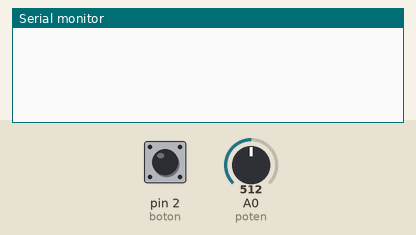
This sketch was run on a simulated Arduino Uno, built with avr-gcc and run on an emulated ATmega328P. On the bench: the last lines printed to the serial monitor. Inputs (shaded band) come from the test bench; at power-on: pin 2 (boton) LOW, A0 (poten) = 512. WiFi joins after 1.5 s; servers stay silent unless stated.

Above: at 2.2 s.
2.3 s: pin 2 (boton) pulled HIGH for 0.15 s
At 3.3 s:
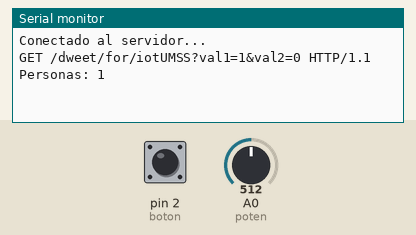
4.1 s: A0 (poten) set to 716
At 6.5 s:
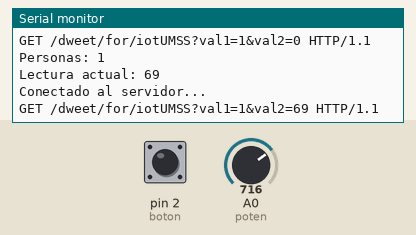
11.7 s: pin 2 (boton) pulled HIGH for 1 s
At 13.9 s:
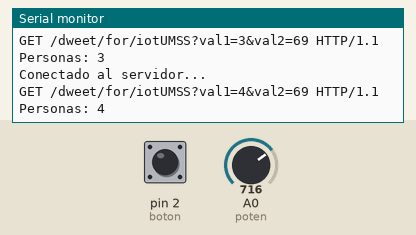
14.2 s: A0 (poten) set to 900
At 15.58 s:
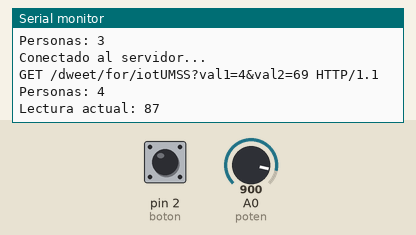
Timing chart, 0 to 16.7 s (numbered marks = the images above; inputs shaded):
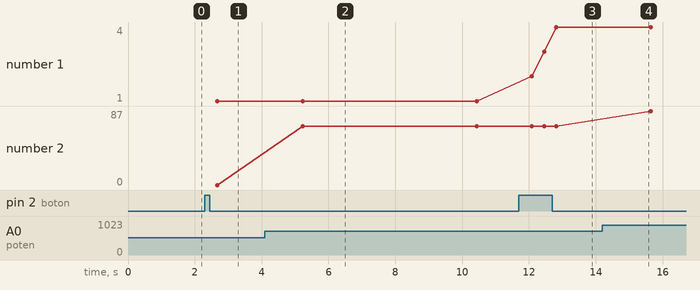

The sketch:

proyecto.ino
```cpp
//Programmer: Edgar E. Mamani A.
//Comunidad Arduino UMSS.
//FCyT - UMSS.


#include <Ethernet.h>
#include <SPI.h>

#define nombreCosa "iotUMSS"
#define poten	A0
#define boton	2

const unsigned long tiempoPot = 10L * 500L;
unsigned long ultimaConexionPot = 0;

byte mac[] = {0XAA, 0XBB, 0XCC, 0XDD, 0XEE, 0XFF};
IPAddress ip(192, 168, 1, 110);
IPAddress serverDns(8, 8, 8, 8);
IPAddress gateway(192, 168, 1, 1);
EthernetClient miCliente;

char miServidor[] = "www.dweet.io";
boolean estBoton;
int estPot = 0;
int contPersonas = 0;

void setup() {
	Serial.begin(9600);
	pinMode(boton, INPUT);
	Ethernet.begin(mac, ip, serverDns, gateway);
	delay(1000);
}

void loop() {

	estBoton = digitalRead(boton);

	if(estBoton){
		delay(150);
		contPersonas++;
		httpPeticion(contPersonas, estPot);
		Serial.println("Personas: " + String(contPersonas));
	}

	if(millis() - ultimaConexionPot > tiempoPot){
		estPot = analogRead(poten);
		estPot = map(estPot, 0, 1023, 0, 100);
		Serial.println("Lectura actual: " + String(estPot));
		httpPeticion(contPersonas, estPot);
		ultimaConexionPot = millis();
	}
}

void httpPeticion(int val1, int val2){
	miCliente.stop();

	if(miCliente.connect(miServidor, 80)){
		Serial.println("Conectado al servidor...");

		String c = "GET /dweet/for/";
		c.concat(nombreCosa);
		c.concat("?val1=");
		c.concat(val1);
		c.concat("&val2=");
		c.concat(val2);
		c.concat(" HTTP/1.1");

		miCliente.println(c);
		miCliente.println("Host: www.dweet.io");
		miCliente.println("Connection: close");
		miCliente.println();

		Serial.println(c);

	}
	else
		Serial.println("La conexión con el servidor falló...");

}
```

Measured:
- after the input at 2.3 s, the serial monitor: prints a new line after 0.35 s (image 1)
- after the input at 4.1 s, the serial monitor: prints a new line after 0.90 s (image 2)
- after the input at 11.7 s, the serial monitor: prints a new line after 0.38 s (image 3)
- after the input at 14.2 s, the serial monitor: prints a new line after 1.2 s (image 4)
- plotted number 1: 1 → 4 after the input at 11.7 s
- plotted number 2: 0 → 69 after the input at 4.1 s, 69 → 87 after the input at 14.2 s
